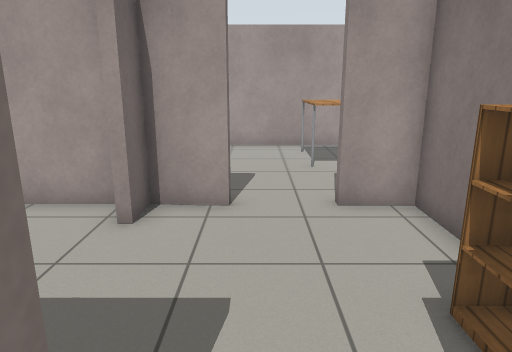
View 1 (above)

21 first-person views from a walk through a Gazebo world. The camera is 1.3 m above the floor, tilts 14° down and sees 70° across. The floor is counted in squares, 0.5 m on a side. Each view is taken from the middle of a square. On the plan, view 1 faces up. The plan holds only what a view shows up to about 20 squares ahead; the rest is blank. The robots in the file are not drawn. Simple patterns stand in for the simulator's built-in surfaces.

View 2
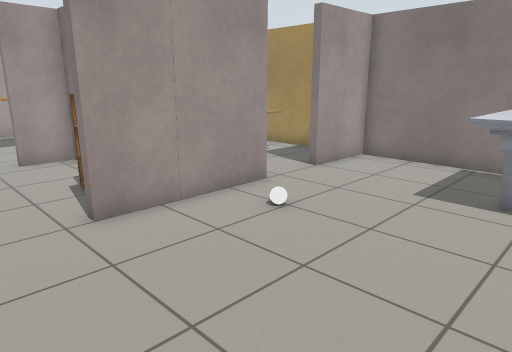

View 3
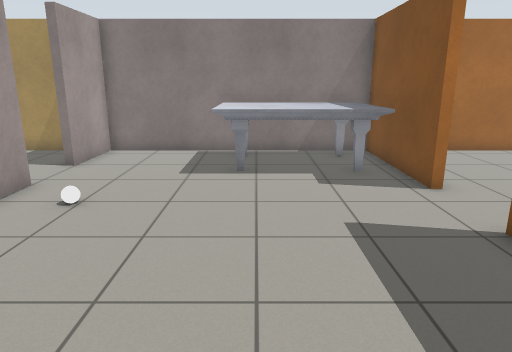

View 4
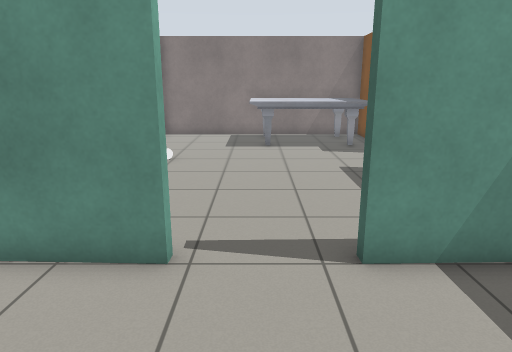

View 5
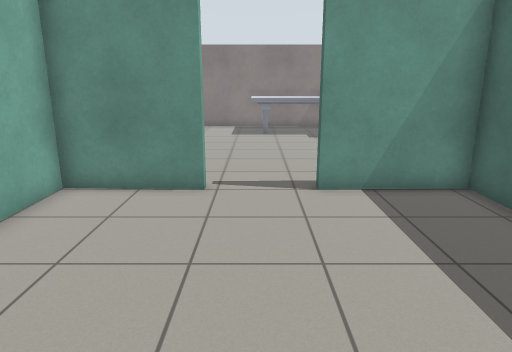

View 6
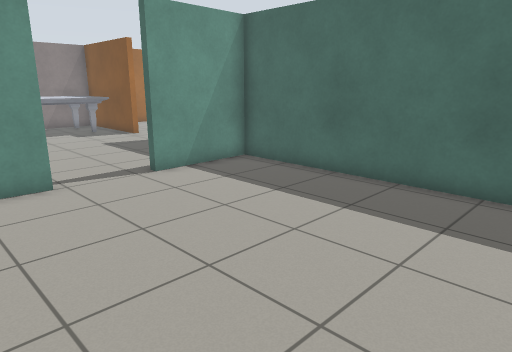

View 7
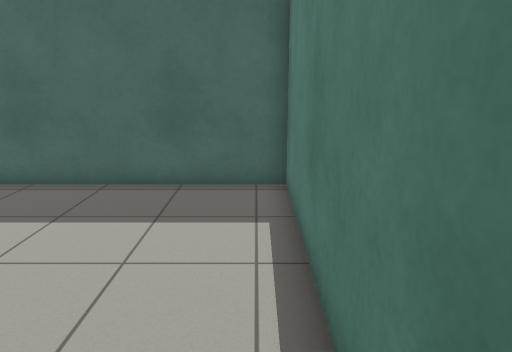

View 8
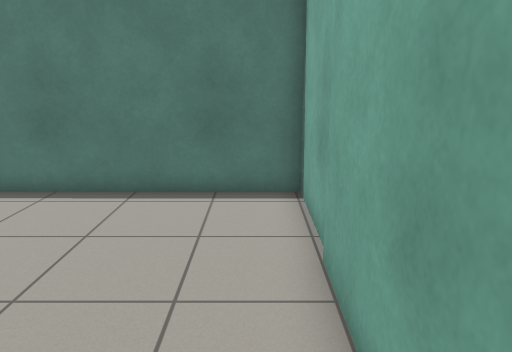

View 9
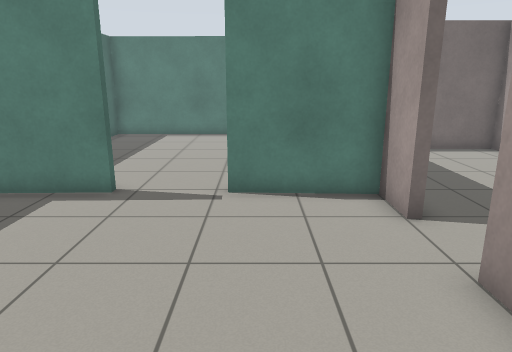

View 10
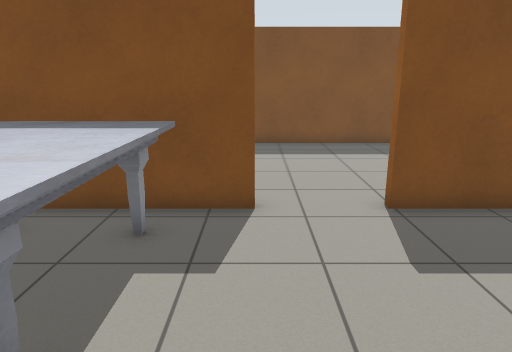

View 11
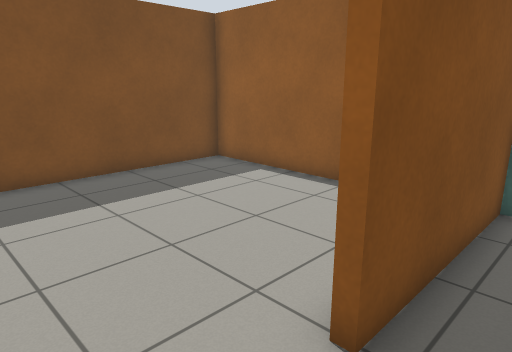

View 12
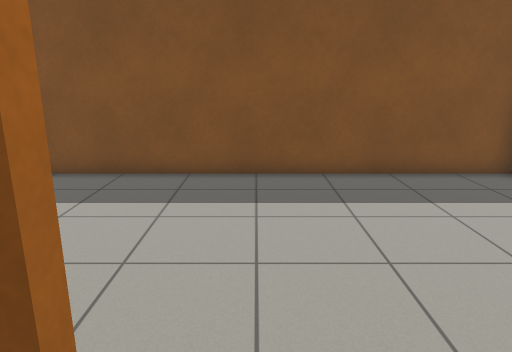

View 13
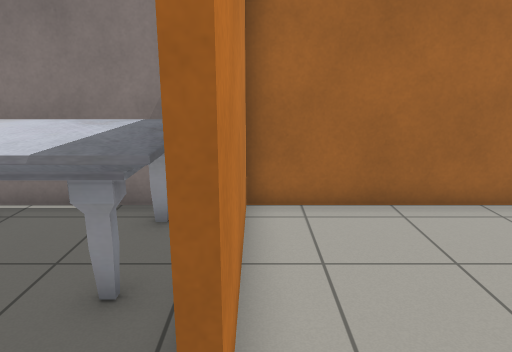

View 14
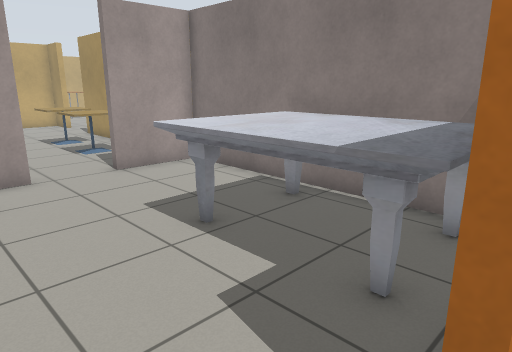

View 15
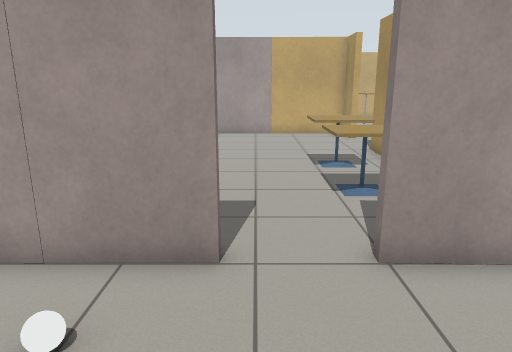

View 16
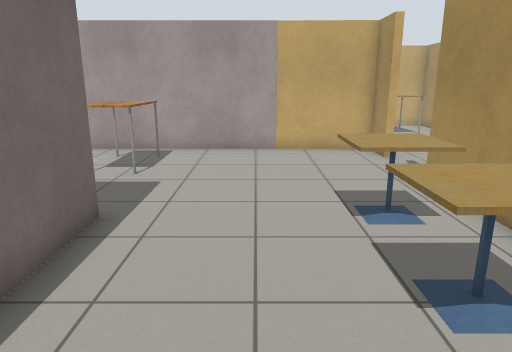

View 17
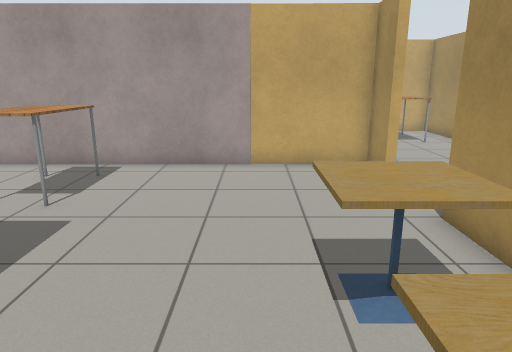

View 18
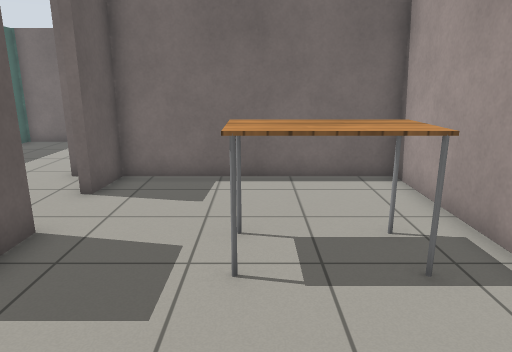

View 19
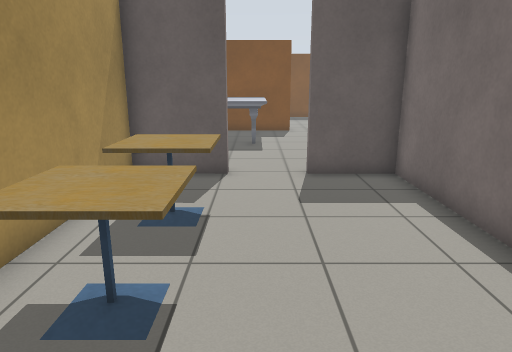

View 20
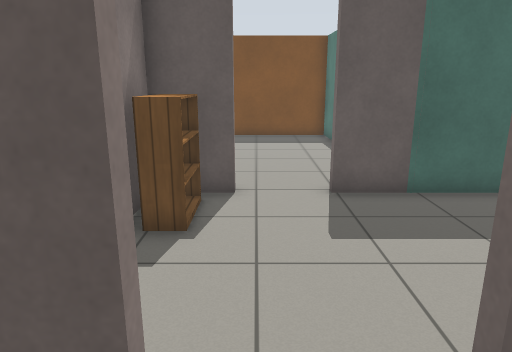

View 21
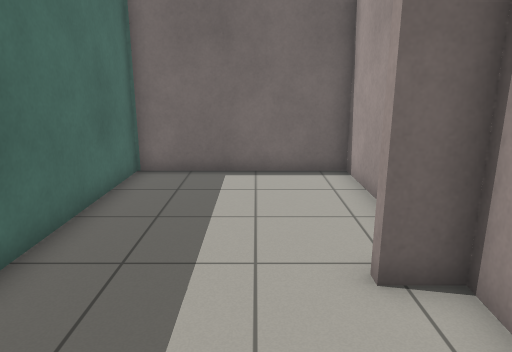

### Floor plan
Points are (right, up) in squares from view 1. A wall is a line through its corners. A room is listed if a view was taken in it or the views show most of it. See-through windows are left out.
Room 1 (views 1, 2, 3, 9, 10, 11, 12, 15)
walls: (6.5, 1) (1.5, 1); (6, -9.5) (11.7, -9.5) (11.7, 1) (8.8, 1); (-0.7, 1) (-2.6, 1) (-2.7, -2.8); (-2.7, -5.6) (-2.6, -9.5) (3.1, -9.5)
ways out: opening at (-3, -4) to room 2; opening at (4.5, -9.5) to room 3; opening at (7.5, 1) to room 4; opening at (0.5, 1) to room 5
objects: white ball (5, -1); marble table (8, -9) to (11, -4)
Room 2 (views 4, 5, 6, 7, 8)
walls: (-3, -2.8) (-2.9, 1) (-13.8, 1) (-13.8, -9.5) (-2.9, -9.5) (-3, -5.6)
ways out: opening at (-3, -4) to room 1
Room 3 (views 13, 14)
walls: (3.1, -9.5) (3.1, -9.9); (-2.6, -13.3) (-2.7, -18.7) (11.2, -18.7); (11.7, -15.7) (11.7, -9.8) (6, -9.8) (6, -9.5)
ways out: opening at (4.5, -9.5) to room 1
Room 4 (views 16, 17, 18, 19, 20)
walls: (3.8, 8.1) (3.8, 1.3) (6.5, 1.3); (1.8, 7.8) (1.8, 8) (2.7, 8); (11.7, 14.3) (11.7, 16.1) (-2.4, 16.1) (-2.4, 8) (-0.6, 8) (-0.6, 7.8); (8.7, 1.3) (11.7, 1.3) (11.7, 11)
ways out: opening at (7.5, 1) to room 1; opening at (0.5, 8) to room 5; opening at (12, 12.5)
objects: table (2, 12) to (3, 15); cafe table (9, 4) to (11, 6); cafe table (9, 7) to (11, 9)
Room 5 (view 21)
walls: (-3.1, 7.8) (-9.1, 7.8) (-9.1, 1.3) (-0.9, 1.3); (-0.6, 7.8) (-2.4, 7.8) (-2.4, 6.6) (-2.8, 6.6); (1.5, 1.3) (3.5, 1.3) (3.5, 3); (3.5, 5.1) (3.5, 7.8) (1.8, 7.8)
ways out: opening at (0.5, 1) to room 1; opening at (0.5, 8) to room 4
objects: bookshelf (2, 2) to (3, 4)

Where each view was taken, in squares from view 1:
view 1: 0 up, 0 right, facing up
view 2: 6 down, 1 left, facing up-right
view 3: 5 down, 3 left, facing right
view 4: 4 down, 8 left, facing right
view 5: 4 down, 12 left, facing right
view 6: 0 up, 13 left, facing down-right
view 7: 0 up, 13 left, facing down
view 8: 0 up, 5 left, facing left
view 9: 2 down, 6 right, facing left
view 10: 2 down, 6 right, facing down
view 11: 8 down, 6 right, facing down-left
view 12: 8 down, 5 right, facing down
view 13: 10 down, 4 right, facing right
view 14: 10 down, 4 right, facing up-right
view 15: 4 down, 7 right, facing up
view 16: 1 up, 7 right, facing up
view 17: 4 up, 8 right, facing up
view 18: 12 up, 8 right, facing left
view 19: 12 up, 8 right, facing down
view 20: 10 up, 1 right, facing down
view 21: 5 up, 2 right, facing left
